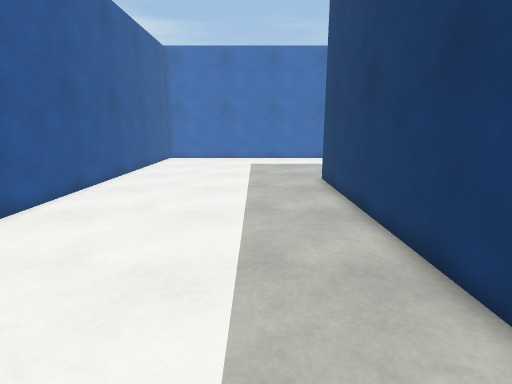
[1] (above)

16 first-person views from a walk through a scene from a Unity 3-D project. The camera is 1.3 m above the floor, tilts 12° down and sees 80° across. The floor is counted in squares, 0.5 m on a side. Each view is taken from the middle of a square. On the plan, view 1 faces up. The plan holds only what a view shows up to about 20 squares ahead; the rest is blank. The place goes on beyond the plan. The player is left out.

[2]
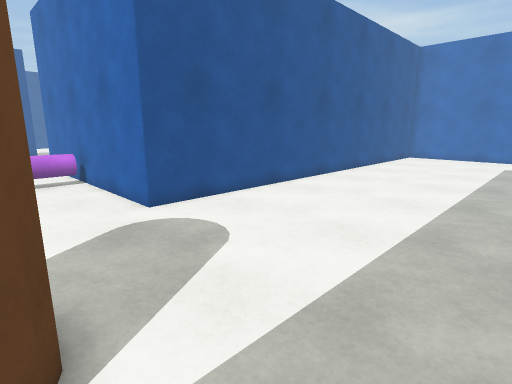

[3]
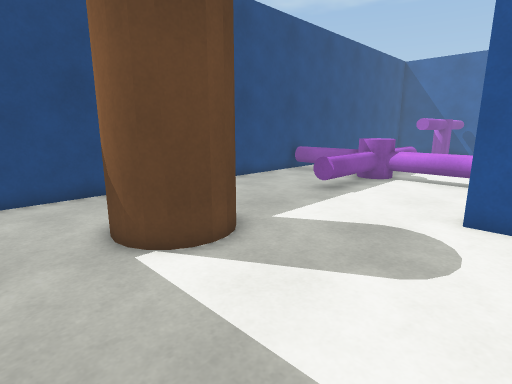

[4]
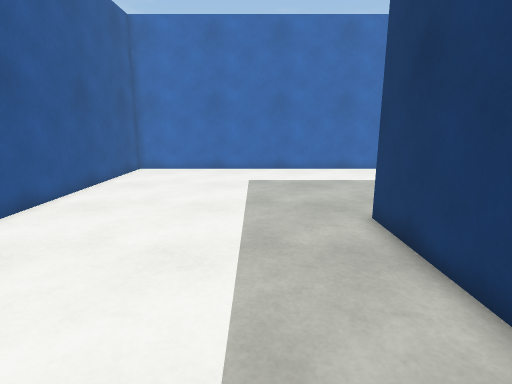

[5]
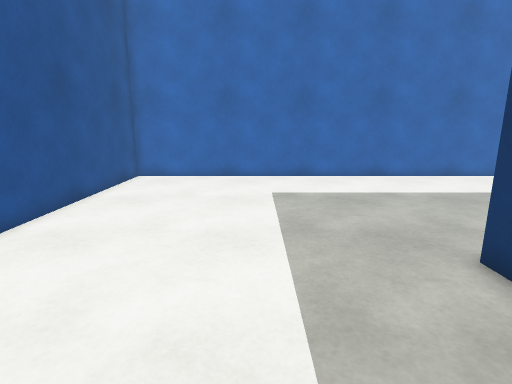

[6]
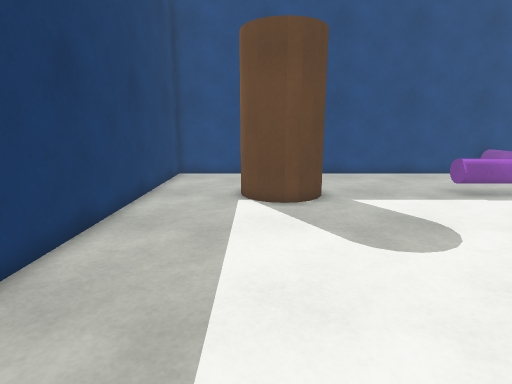

[7]
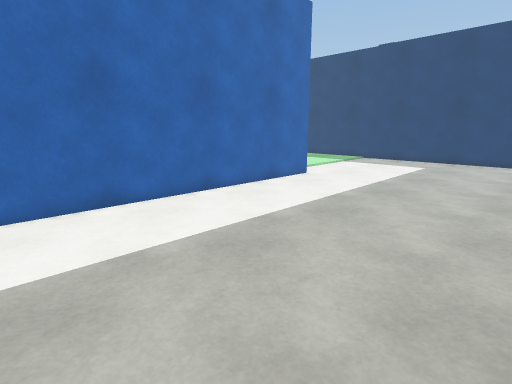

[8]
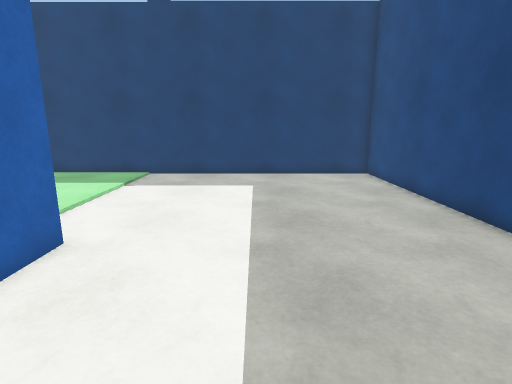

[9]
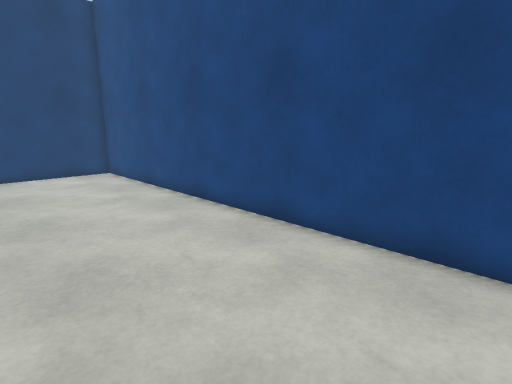

[10]
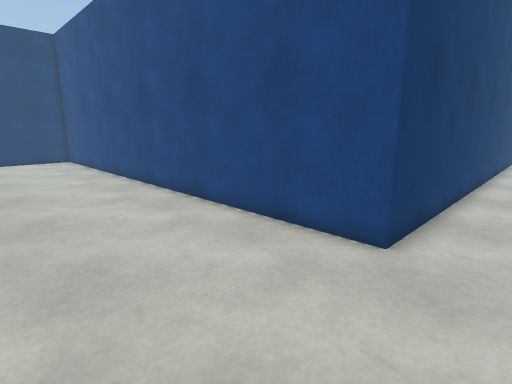

[11]
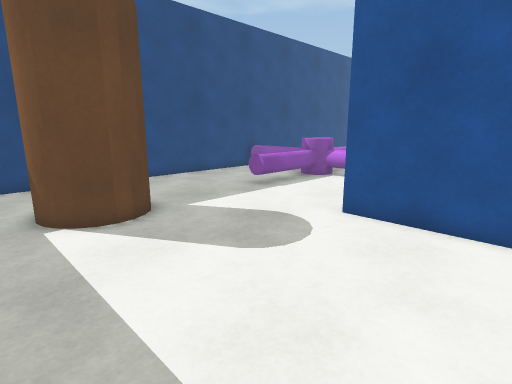

[12]
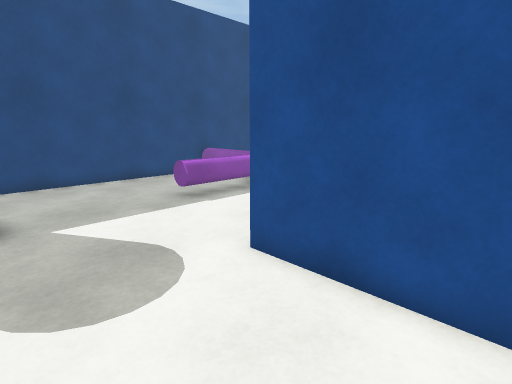

[13]
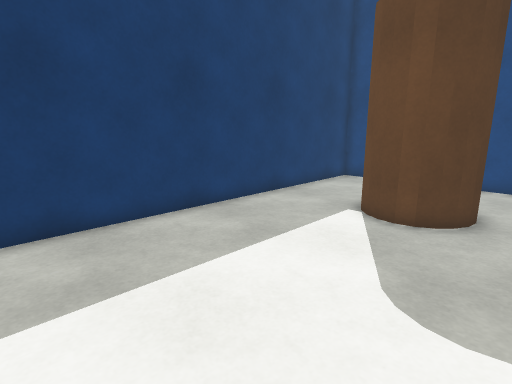

[14]
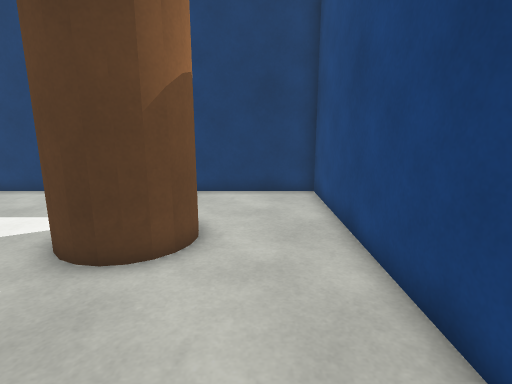

[15]
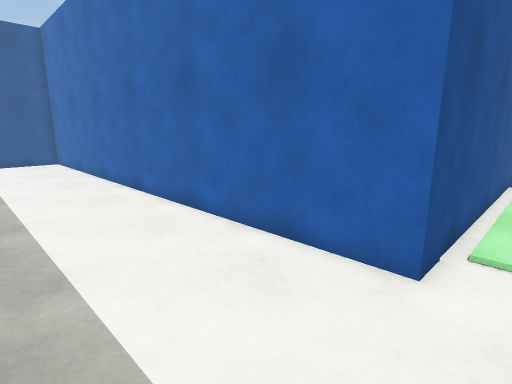

[16]
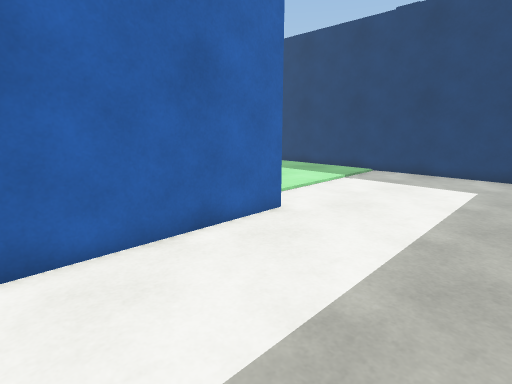

### Floor plan
Key: @ floor where view 1 was taken; # wall or solid block; . floor; O other object.
Columns run from 16 left of view 1 to 27 right of it. Each row starts with its distance up from view 1.
 28                                  #.........#
 27                                ###.........#
 26          ########################..........#
 25          #.................................#
 24          #.................................#
 23          #.................................#
 22          #.................................#
 21          #.................................#
 20          #.................................#
 19          #.................................#
 18          #.................................#
 17          #.................................#
 16          #..........########################
 15          #.........###
 14          #.........#
 13          #.........#
 12          #.........#
 11          #.........#
 10          #.........#
  9          #.........#
  8          #.........#
  7          #.........#
  6          #.........#
  5          #.........#
  4         ##.........#
  3         ##.........#
  2 ##O######..........#
  1  .O................#
  0  .O.............@..#
 -1  .O...........O....#
 -2   O..........OOO...#
 -3    OOOOO....OO OO..#
 -4   O..........OO ...#
 -5   O...........O....#
 -6   O................#
 -7   O................#
 -8 ##O#################

Positions as (right, up) in squares from view 1, and headings:
1: (0, 0), facing up
2: (2, -2), facing up-left
3: (2, 4), facing down-left
4: (0, 7), facing up
5: (-1, 10), facing up
6: (-1, 9), facing down
7: (2, 16), facing up-right
8: (10, 22), facing right
9: (9, 22), facing down-right
10: (1, 22), facing down-right
11: (1, 7), facing down-left
12: (-3, 7), facing down-left
13: (-5, 7), facing down-right
14: (-9, -6), facing right
15: (18, 21), facing up-left
16: (9, 20), facing up-right
